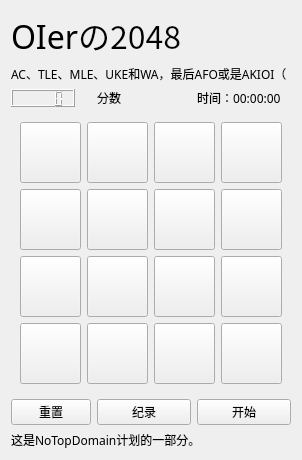
<?xml version="1.0" encoding="UTF-8"?>
<ui version="4.0">
 <class>Moyu2048</class>
 <widget class="QWidget" name="Moyu2048">
  <property name="geometry">
   <rect>
    <x>0</x>
    <y>0</y>
    <width>298</width>
    <height>445</height>
   </rect>
  </property>
  <property name="font">
   <font>
    <family>Microsoft YaHei UI Light</family>
   </font>
  </property>
  <property name="windowTitle">
   <string>快乐摸鱼！OIerの2048 By NoTopDomain</string>
  </property>
  <layout class="QGridLayout" name="gridLayout">
   <item row="5" column="1">
    <widget class="QPushButton" name="History">
     <property name="text">
      <string>纪录</string>
     </property>
    </widget>
   </item>
   <item row="2" column="0">
    <widget class="QLCDNumber" name="Score">
     <property name="sizePolicy">
      <sizepolicy hsizetype="Maximum" vsizetype="Maximum">
       <horstretch>0</horstretch>
       <verstretch>0</verstretch>
      </sizepolicy>
     </property>
    </widget>
   </item>
   <item row="2" column="1">
    <widget class="QLabel" name="label_4">
     <property name="text">
      <string>分数</string>
     </property>
    </widget>
   </item>
   <item row="5" column="0">
    <widget class="QPushButton" name="Reset">
     <property name="text">
      <string>重置</string>
     </property>
    </widget>
   </item>
   <item row="2" column="2">
    <widget class="QLabel" name="time">
     <property name="text">
      <string>时间：00:00:00</string>
     </property>
    </widget>
   </item>
   <item row="4" column="0" colspan="3">
    <widget class="QWidget" name="widget" native="true">
     <property name="minimumSize">
      <size>
       <width>280</width>
       <height>280</height>
      </size>
     </property>
     <property name="maximumSize">
      <size>
       <width>280</width>
       <height>280</height>
      </size>
     </property>
     <layout class="QGridLayout" name="gridLayout_2">
      <item row="0" column="0">
       <widget class="QPushButton" name="b1_1">
        <property name="sizePolicy">
         <sizepolicy hsizetype="Preferred" vsizetype="Preferred">
          <horstretch>0</horstretch>
          <verstretch>0</verstretch>
         </sizepolicy>
        </property>
        <property name="text">
         <string/>
        </property>
       </widget>
      </item>
      <item row="0" column="1">
       <widget class="QPushButton" name="b1_2">
        <property name="sizePolicy">
         <sizepolicy hsizetype="Preferred" vsizetype="Preferred">
          <horstretch>0</horstretch>
          <verstretch>0</verstretch>
         </sizepolicy>
        </property>
        <property name="text">
         <string/>
        </property>
       </widget>
      </item>
      <item row="0" column="2">
       <widget class="QPushButton" name="b1_3">
        <property name="sizePolicy">
         <sizepolicy hsizetype="Preferred" vsizetype="Preferred">
          <horstretch>0</horstretch>
          <verstretch>0</verstretch>
         </sizepolicy>
        </property>
        <property name="text">
         <string/>
        </property>
       </widget>
      </item>
      <item row="0" column="3">
       <widget class="QPushButton" name="b1_4">
        <property name="sizePolicy">
         <sizepolicy hsizetype="Preferred" vsizetype="Preferred">
          <horstretch>0</horstretch>
          <verstretch>0</verstretch>
         </sizepolicy>
        </property>
        <property name="text">
         <string/>
        </property>
       </widget>
      </item>
      <item row="1" column="0">
       <widget class="QPushButton" name="b2_1">
        <property name="sizePolicy">
         <sizepolicy hsizetype="Preferred" vsizetype="Preferred">
          <horstretch>0</horstretch>
          <verstretch>0</verstretch>
         </sizepolicy>
        </property>
        <property name="text">
         <string/>
        </property>
       </widget>
      </item>
      <item row="1" column="1">
       <widget class="QPushButton" name="b2_2">
        <property name="sizePolicy">
         <sizepolicy hsizetype="Preferred" vsizetype="Preferred">
          <horstretch>0</horstretch>
          <verstretch>0</verstretch>
         </sizepolicy>
        </property>
        <property name="text">
         <string/>
        </property>
       </widget>
      </item>
      <item row="1" column="2">
       <widget class="QPushButton" name="b2_3">
        <property name="sizePolicy">
         <sizepolicy hsizetype="Preferred" vsizetype="Preferred">
          <horstretch>0</horstretch>
          <verstretch>0</verstretch>
         </sizepolicy>
        </property>
        <property name="text">
         <string/>
        </property>
       </widget>
      </item>
      <item row="1" column="3">
       <widget class="QPushButton" name="b2_4">
        <property name="sizePolicy">
         <sizepolicy hsizetype="Preferred" vsizetype="Preferred">
          <horstretch>0</horstretch>
          <verstretch>0</verstretch>
         </sizepolicy>
        </property>
        <property name="text">
         <string/>
        </property>
       </widget>
      </item>
      <item row="2" column="0">
       <widget class="QPushButton" name="b3_1">
        <property name="sizePolicy">
         <sizepolicy hsizetype="Preferred" vsizetype="Preferred">
          <horstretch>0</horstretch>
          <verstretch>0</verstretch>
         </sizepolicy>
        </property>
        <property name="text">
         <string/>
        </property>
       </widget>
      </item>
      <item row="2" column="1">
       <widget class="QPushButton" name="b3_2">
        <property name="sizePolicy">
         <sizepolicy hsizetype="Preferred" vsizetype="Preferred">
          <horstretch>0</horstretch>
          <verstretch>0</verstretch>
         </sizepolicy>
        </property>
        <property name="text">
         <string/>
        </property>
       </widget>
      </item>
      <item row="2" column="2">
       <widget class="QPushButton" name="b3_3">
        <property name="sizePolicy">
         <sizepolicy hsizetype="Preferred" vsizetype="Preferred">
          <horstretch>0</horstretch>
          <verstretch>0</verstretch>
         </sizepolicy>
        </property>
        <property name="text">
         <string/>
        </property>
       </widget>
      </item>
      <item row="2" column="3">
       <widget class="QPushButton" name="b3_4">
        <property name="sizePolicy">
         <sizepolicy hsizetype="Preferred" vsizetype="Preferred">
          <horstretch>0</horstretch>
          <verstretch>0</verstretch>
         </sizepolicy>
        </property>
        <property name="text">
         <string/>
        </property>
       </widget>
      </item>
      <item row="3" column="0">
       <widget class="QPushButton" name="b4_1">
        <property name="sizePolicy">
         <sizepolicy hsizetype="Preferred" vsizetype="Preferred">
          <horstretch>0</horstretch>
          <verstretch>0</verstretch>
         </sizepolicy>
        </property>
        <property name="text">
         <string/>
        </property>
       </widget>
      </item>
      <item row="3" column="1">
       <widget class="QPushButton" name="b4_2">
        <property name="sizePolicy">
         <sizepolicy hsizetype="Preferred" vsizetype="Preferred">
          <horstretch>0</horstretch>
          <verstretch>0</verstretch>
         </sizepolicy>
        </property>
        <property name="text">
         <string/>
        </property>
       </widget>
      </item>
      <item row="3" column="2">
       <widget class="QPushButton" name="b4_3">
        <property name="sizePolicy">
         <sizepolicy hsizetype="Preferred" vsizetype="Preferred">
          <horstretch>0</horstretch>
          <verstretch>0</verstretch>
         </sizepolicy>
        </property>
        <property name="text">
         <string/>
        </property>
       </widget>
      </item>
      <item row="3" column="3">
       <widget class="QPushButton" name="b4_4">
        <property name="sizePolicy">
         <sizepolicy hsizetype="Preferred" vsizetype="Preferred">
          <horstretch>0</horstretch>
          <verstretch>0</verstretch>
         </sizepolicy>
        </property>
        <property name="text">
         <string/>
        </property>
       </widget>
      </item>
     </layout>
    </widget>
   </item>
   <item row="5" column="2">
    <widget class="QPushButton" name="startButton">
     <property name="text">
      <string>开始</string>
     </property>
    </widget>
   </item>
   <item row="6" column="0" colspan="3">
    <widget class="QLabel" name="label_3">
     <property name="sizePolicy">
      <sizepolicy hsizetype="Preferred" vsizetype="Fixed">
       <horstretch>0</horstretch>
       <verstretch>0</verstretch>
      </sizepolicy>
     </property>
     <property name="text">
      <string>这是NoTopDomain计划的一部分。</string>
     </property>
    </widget>
   </item>
   <item row="0" column="0" colspan="3">
    <widget class="QLabel" name="label">
     <property name="sizePolicy">
      <sizepolicy hsizetype="Preferred" vsizetype="Fixed">
       <horstretch>0</horstretch>
       <verstretch>0</verstretch>
      </sizepolicy>
     </property>
     <property name="font">
      <font>
       <family>Microsoft YaHei UI Light</family>
       <pointsize>24</pointsize>
      </font>
     </property>
     <property name="text">
      <string>OIerの2048</string>
     </property>
    </widget>
   </item>
   <item row="1" column="0" colspan="3">
    <widget class="QLabel" name="label_2">
     <property name="sizePolicy">
      <sizepolicy hsizetype="Preferred" vsizetype="Fixed">
       <horstretch>0</horstretch>
       <verstretch>0</verstretch>
      </sizepolicy>
     </property>
     <property name="text">
      <string>AC、TLE、MLE、UKE和WA，最后AFO或是AKIOI（</string>
     </property>
    </widget>
   </item>
  </layout>
 </widget>
 <resources/>
 <connections/>
</ui>
